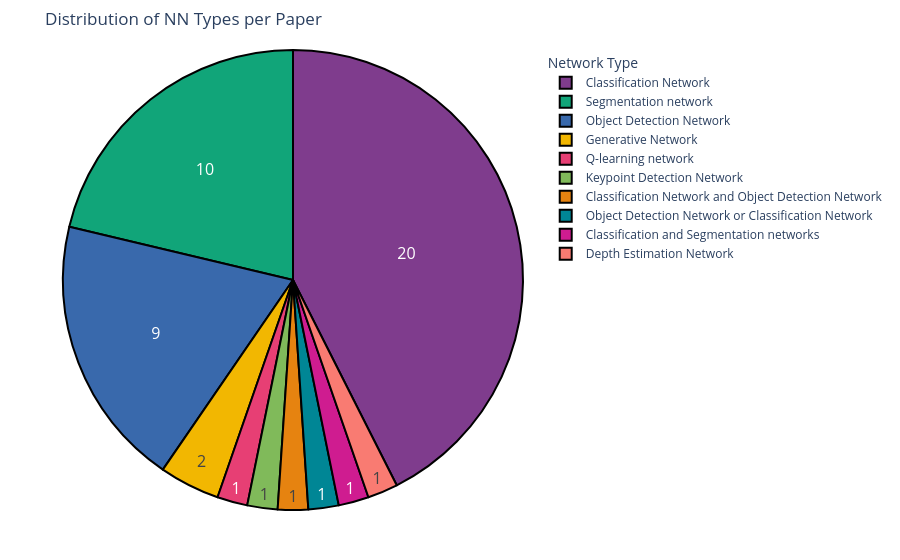

Here is the notebook cell this chart was saved with:
### Code cell
# Create a copy of the dataframe for visualization
tmp_df = research_df['Network Type/s'].str.replace('\n---1---\n', ' or ')

pie_chart(tmp_df, 'Network Type/s', 'Distribution of NN Types per Paper')

### Figure 1 — Plotly figure (JSON) as saved in the notebook; plotly's stock layout.template omitted (floating-point values rounded to 4 significant figures)
{"data": [{"domain": {"x": [0, 1], "y": [0, 1]}, "hole": 0, "hovertemplate": "Network Type/s=%{label}<extra></extra>", "labels": ["Segmentation network", "Q-learning network", "Classification Network", "Classification Network", "Classification Network", "Classification Network", "Classification Network", "Segmentation network", "Segmentation network", "Classification Network", "Segmentation network", "Object Detection Network", "Segmentation network", "Classification Network", "Classification Network", "Classification Network", "Keypoint Detection Network", "Object Detection Network", "Classification Network", "Segmentation network", "Classification Network", "Object Detection Network", "Classification Network", "Object Detection Network", "Classification Network and Object Detection Network", "Classification Network", "Classification Network", "Segmentation network", "Object Detection Network", "Segmentation network", "Classification Network", "Classification Network", "Object Detection Network", "Classification Network", "Classification Network", "Classification Network", "Object Detection Network", "Object Detection Network or Classification Network", "Segmentation network", "Object Detection Network", "Object Detection Network", "Classification Network", "Generative Network", "Generative Network", "Segmentation network", "Classification and Segmentation networks", "Depth Estimation Network"], "legendgroup": "", "marker": {"line": {"color": "#000000", "width": 2}}, "name": "", "showlegend": true, "textfont": {"size": 16}, "textinfo": "value", "type": "pie"}], "layout": {"legend": {"title": {"text": "Network Type"}, "tracegroupgap": 0}, "margin": {"b": 50, "l": 50, "r": 50, "t": 50}, "piecolorway": ["rgb(127, 60, 141)", "rgb(17, 165, 121)", "rgb(57, 105, 172)", "rgb(242, 183, 1)", "rgb(231, 63, 116)", "rgb(128, 186, 90)", "rgb(230, 131, 16)", "rgb(0, 134, 149)", "rgb(207, 28, 144)", "rgb(249, 123, 114)", "rgb(165, 170, 153)"], "title": {"text": "Distribution of NN Types per Paper"}}}
